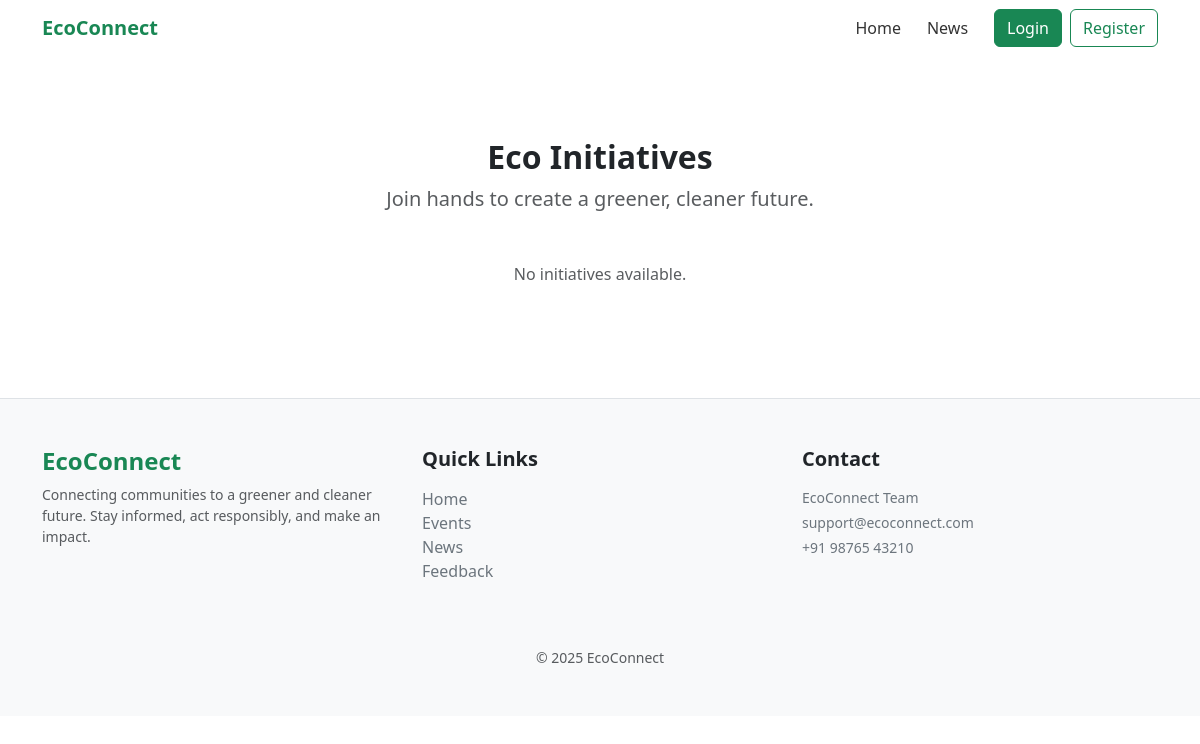
The app's page /initiatives/, older data.
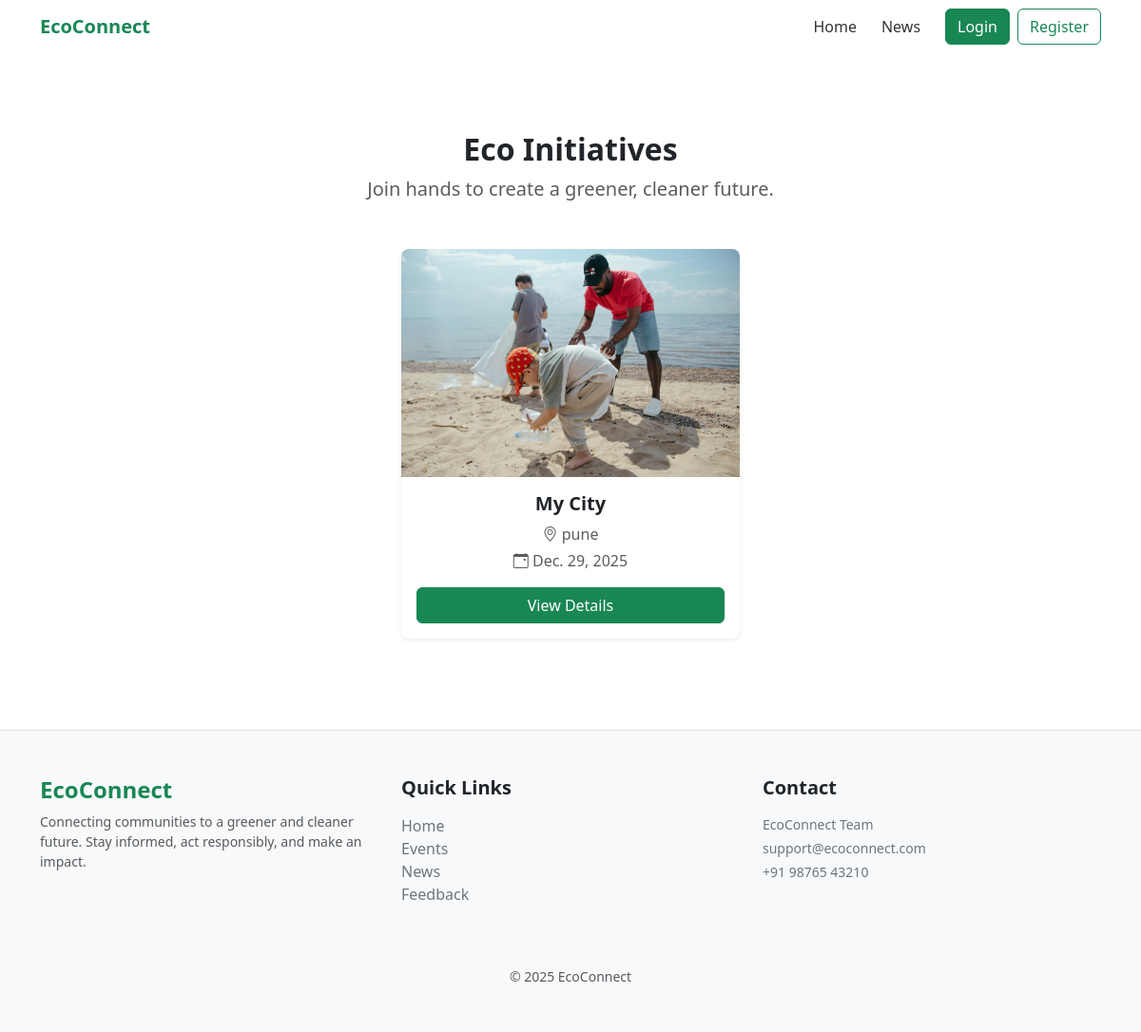
The same page, newer data.
### initiatives/models.py (models this page shows, shortened)
class Initiative(models.Model):
    title = models.CharField(max_length=200)
    location = models.CharField(max_length=150)
    date = models.DateField()
    description = models.TextField()
    organizer = models.CharField(max_length=150)
    image = models.ImageField(upload_to='initiatives/', blank=True, null=True)
    created_at = models.DateTimeField(auto_now_add=True)

### initiatives/views.py (the view)
# urls.py: path('',views.initiatives_list,name='initiatives_list'),
def initiatives_list(request):
    initiatives = Initiative.objects.all().order_by('-date')
    return render(request, 'initiatives_list.html', {'initiatives': initiatives})

### initiatives/templates/initiatives_list.html
{% extends 'base.html' %}
{% load static %}
{% block content %}
<div class="container py-5">
    <div class="text-center mb-5">
        <h2 class="fw-bold">Eco Initiatives</h2>
        <p class="lead text-muted">
            Join hands to create a greener, cleaner future.
        </p>
    </div>
    <div class="row g-4 justify-content-center">
        {% for item in initiatives %}
        <div class="col-md-6 col-lg-4 d-flex">
            <div class="card flex-fill shadow-sm border-0 rounded-3">
                {% if item.image %}
                <img src="{{ item.image.url }}"
                     class="card-img-top"
                     alt="{{ item.title }}"
                     style="height:240px; object-fit:cover;">
                {% else %}
                <img src="{% static 'images/default-initiative.jpg' %}"
                     class="card-img-top"
                     alt="{{ item.title }}">
                {% endif %}
                <div class="card-body text-center d-flex flex-column">
                    <h5 class="fw-semibold">{{ item.title }}</h5>
                    <p class="text-muted mb-1">
                        <i class="bi bi-geo-alt"></i> {{ item.location }}
                    </p>
                    <p class="text-muted mb-3">
                        <i class="bi bi-calendar-event"></i> {{ item.date }}
                    </p>
                    <a href="{% url 'initiative_detail' item.id %}"
                       class="btn btn-success mt-auto px-4">
                        View Details
                    </a>
                </div>
            </div>
        </div>
        {% empty %}
        <p class="text-center text-muted">No initiatives available.</p>
        {% endfor %}
    </div>
</div>
{% endblock %}

Row changes from the older to the newer data that the page shows:
added Initiative: image (picture), title "My City", location "pune", date "Dec. 29, 2025"
Text that changed along with them:
text no longer shown: "No initiatives available."
